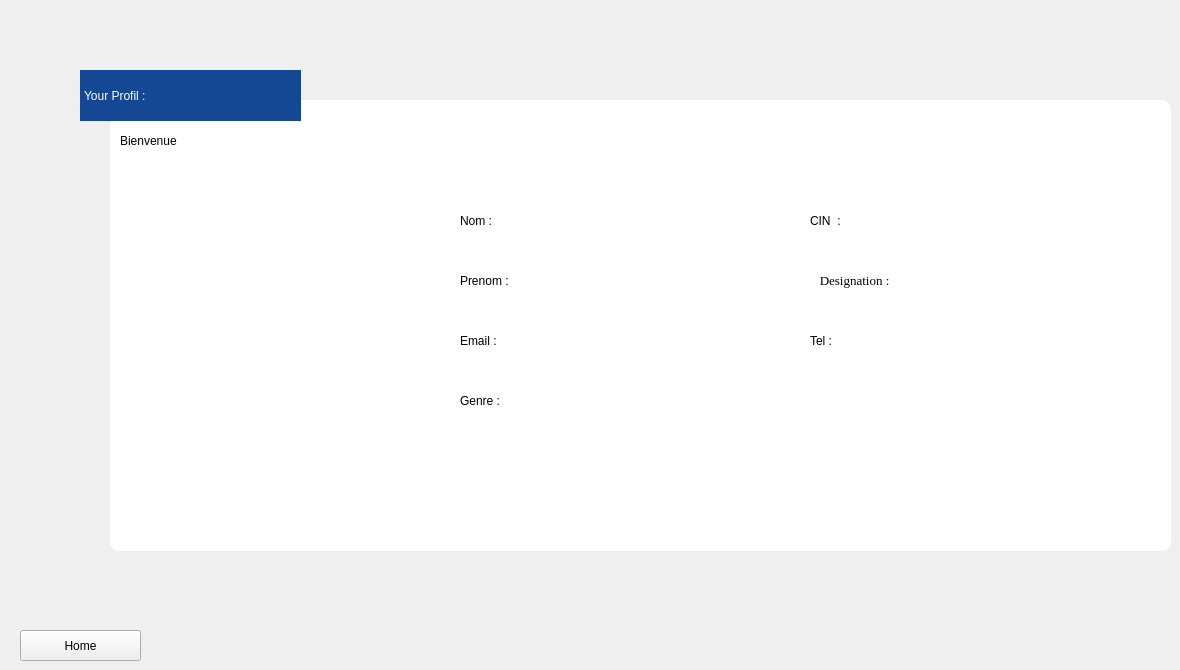
    <widget class="QWidget" name="page_27">
     <widget class="QStackedWidget" name="stackedWidget_7">
      <property name="geometry">
       <rect>
        <x>110</x>
        <y>100</y>
        <width>1061</width>
        <height>451</height>
       </rect>
      </property>
      <property name="styleSheet">
       <string notr="true">background-color: rgb(255, 255, 255);
border-radius:10px;
border-color: rgb(20, 72, 149);
</string>
      </property>
      <property name="currentIndex">
       <number>0</number>
      </property>
      <widget class="QWidget" name="page_28">
       <widget class="QLabel" name="Tel">
        <property name="geometry">
         <rect>
          <x>700</x>
          <y>220</y>
          <width>111</width>
          <height>41</height>
         </rect>
        </property>
        <property name="whatsThis">
         <string>&lt;html&gt;&lt;head/&gt;&lt;body&gt;&lt;p align=&quot;center&quot;&gt;&lt;br/&gt;&lt;/p&gt;&lt;/body&gt;&lt;/html&gt;</string>
        </property>
        <property name="styleSheet">
         <string notr="true"/>
        </property>
        <property name="text">
         <string>Tel :</string>
        </property>
       </widget>
       <widget class="QLabel" name="label_109">
        <property name="geometry">
         <rect>
          <x>350</x>
          <y>220</y>
          <width>101</width>
          <height>41</height>
         </rect>
        </property>
        <property name="whatsThis">
         <string>&lt;html&gt;&lt;head/&gt;&lt;body&gt;&lt;p align=&quot;center&quot;&gt;&lt;br/&gt;&lt;/p&gt;&lt;/body&gt;&lt;/html&gt;</string>
        </property>
        <property name="styleSheet">
         <string notr="true"/>
        </property>
        <property name="text">
         <string>Email :</string>
        </property>
       </widget>
       <widget class="QLabel" name="label_110">
        <property name="geometry">
         <rect>
          <x>700</x>
          <y>100</y>
          <width>111</width>
          <height>41</height>
         </rect>
        </property>
        <property name="styleSheet">
         <string notr="true"/>
        </property>
        <property name="text">
         <string>CIN  :</string>
        </property>
       </widget>
       <widget class="QLabel" name="Prenom_3">
        <property name="geometry">
         <rect>
          <x>350</x>
          <y>160</y>
          <width>101</width>
          <height>41</height>
         </rect>
        </property>
        <property name="whatsThis">
         <string>&lt;html&gt;&lt;head/&gt;&lt;body&gt;&lt;p align=&quot;center&quot;&gt;&lt;br/&gt;&lt;/p&gt;&lt;/body&gt;&lt;/html&gt;</string>
        </property>
        <property name="styleSheet">
         <string notr="true"/>
        </property>
        <property name="text">
         <string>Prenom :</string>
        </property>
       </widget>
       <widget class="QLabel" name="label_113">
        <property name="geometry">
         <rect>
          <x>350</x>
          <y>280</y>
          <width>101</width>
          <height>41</height>
         </rect>
        </property>
        <property name="whatsThis">
         <string>&lt;html&gt;&lt;head/&gt;&lt;body&gt;&lt;p align=&quot;center&quot;&gt;&lt;br/&gt;&lt;/p&gt;&lt;/body&gt;&lt;/html&gt;</string>
        </property>
        <property name="styleSheet">
         <string notr="true"/>
        </property>
        <property name="text">
         <string>Genre :</string>
        </property>
       </widget>
       <widget class="QLabel" name="label_114">
        <property name="geometry">
         <rect>
          <x>700</x>
          <y>160</y>
          <width>111</width>
          <height>41</height>
         </rect>
        </property>
        <property name="font">
         <font>
          <family>Times New Roman</family>
          <pointsize>10</pointsize>
          <weight>9</weight>
          <italic>false</italic>
          <bold>false</bold>
         </font>
        </property>
        <property name="styleSheet">
         <string notr="true"/>
        </property>
        <property name="text">
         <string>   Designation :</string>
        </property>
       </widget>
       <widget class="QLabel" name="Nom_3">
        <property name="geometry">
         <rect>
          <x>350</x>
          <y>100</y>
          <width>101</width>
          <height>41</height>
         </rect>
        </property>
        <property name="whatsThis">
         <string>&lt;html&gt;&lt;head/&gt;&lt;body&gt;&lt;p align=&quot;center&quot;&gt;&lt;br/&gt;&lt;/p&gt;&lt;/body&gt;&lt;/html&gt;</string>
        </property>
        <property name="styleSheet">
         <string notr="true"/>
        </property>
        <property name="text">
         <string>Nom :</string>
        </property>
       </widget>
       <widget class="QLabel" name="label_115">
        <property name="geometry">
         <rect>
          <x>10</x>
          <y>10</y>
          <width>201</width>
          <height>61</height>
         </rect>
        </property>
        <property name="styleSheet">
         <string notr="true">font: 75 25pt &quot;Times New Roman&quot;;
border-color: transparent;</string>
        </property>
        <property name="text">
         <string>Bienvenue</string>
        </property>
       </widget>
       <widget class="QLabel" name="GG_2">
        <property name="geometry">
         <rect>
          <x>460</x>
          <y>100</y>
          <width>191</width>
          <height>41</height>
         </rect>
        </property>
        <property name="text">
         <string/>
        </property>
       </widget>
       <widget class="QLabel" name="GG_3">
        <property name="geometry">
         <rect>
          <x>460</x>
          <y>160</y>
          <width>191</width>
          <height>41</height>
         </rect>
        </property>
        <property name="text">
         <string/>
        </property>
       </widget>
       <widget class="QLabel" name="GG_4">
        <property name="geometry">
         <rect>
          <x>460</x>
          <y>220</y>
          <width>191</width>
          <height>41</height>
         </rect>
        </property>
        <property name="text">
         <string/>
        </property>
       </widget>
       <widget class="QLabel" name="GG_6">
        <property name="geometry">
         <rect>
          <x>460</x>
          <y>280</y>
          <width>191</width>
          <height>41</height>
         </rect>
        </property>
        <property name="text">
         <string/>
        </property>
       </widget>
       <widget class="QLabel" name="GG_7">
        <property name="geometry">
         <rect>
          <x>820</x>
          <y>100</y>
          <width>181</width>
          <height>41</height>
         </rect>
        </property>
        <property name="text">
         <string/>
        </property>
       </widget>
       <widget class="QLabel" name="GG">
        <property name="geometry">
         <rect>
          <x>820</x>
          <y>160</y>
          <width>181</width>
          <height>41</height>
         </rect>
        </property>
        <property name="text">
         <string/>
        </property>
       </widget>
       <widget class="QLabel" name="label_116">
        <property name="geometry">
         <rect>
          <x>10</x>
          <y>90</y>
          <width>311</width>
          <height>221</height>
         </rect>
        </property>
        <property name="styleSheet">
         <string notr="true">image: url(:/new/prefix1/images/Account.jpg);
border-color: transparent;</string>
        </property>
        <property name="text">
         <string/>
        </property>
       </widget>
       <widget class="QLabel" name="GG_5">
        <property name="geometry">
         <rect>
          <x>820</x>
          <y>220</y>
          <width>181</width>
          <height>41</height>
         </rect>
        </property>
        <property name="text">
         <string/>
        </property>
       </widget>
      </widget>
     </widget>
     <widget class="QPushButton" name="pushButton_30">
      <property name="geometry">
       <rect>
        <x>20</x>
        <y>630</y>
        <width>121</width>
        <height>31</height>
       </rect>
      </property>
      <property name="text">
       <string>Home</string>
      </property>
      <property name="icon">
       <iconset resource="Resources.qrc">
        <normaloff>:/new/prefix1/images/fleche-petite-gauche (1).png</normaloff>:/new/prefix1/images/fleche-petite-gauche (1).png</iconset>
      </property>
     </widget>
     <widget class="QLabel" name="label_112">
      <property name="geometry">
       <rect>
        <x>80</x>
        <y>70</y>
        <width>221</width>
        <height>51</height>
       </rect>
      </property>
      <property name="styleSheet">
       <string notr="true">QLabel{
    border: 1px solid transparent ;	
	color: rgb(255, 255, 255);
	font: 75 12pt &quot;Times New Roman&quot;;
	background-color: rgb(20, 72, 149);
}</string>
      </property>
      <property name="text">
       <string>Your Profil :</string>
      </property>
     </widget>
    </widget>
